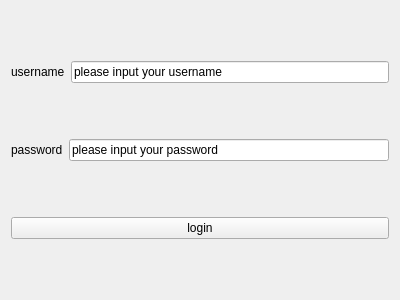
<?xml version="1.0" encoding="UTF-8"?>
<ui version="4.0">
 <class>login</class>
 <widget class="QWidget" name="login">
  <property name="geometry">
   <rect>
    <x>0</x>
    <y>0</y>
    <width>400</width>
    <height>300</height>
   </rect>
  </property>
  <property name="windowTitle">
   <string>Form</string>
  </property>
  <layout class="QHBoxLayout" name="horizontalLayout_3">
   <item>
    <layout class="QVBoxLayout" name="verticalLayout">
     <item>
      <layout class="QHBoxLayout" name="horizontalLayout">
       <item>
        <widget class="QLabel" name="label">
         <property name="text">
          <string>username</string>
         </property>
        </widget>
       </item>
       <item>
        <widget class="QLineEdit" name="lineEdit">
         <property name="text">
          <string>please input your username</string>
         </property>
        </widget>
       </item>
      </layout>
     </item>
     <item>
      <layout class="QHBoxLayout" name="horizontalLayout_2">
       <item>
        <widget class="QLabel" name="label_2">
         <property name="text">
          <string>password</string>
         </property>
        </widget>
       </item>
       <item>
        <widget class="QLineEdit" name="lineEdit_2">
         <property name="text">
          <string>please input your password</string>
         </property>
        </widget>
       </item>
      </layout>
     </item>
     <item>
      <widget class="QPushButton" name="pushButton">
       <property name="text">
        <string>login</string>
       </property>
      </widget>
     </item>
    </layout>
   </item>
  </layout>
 </widget>
 <resources/>
 <connections/>
</ui>
